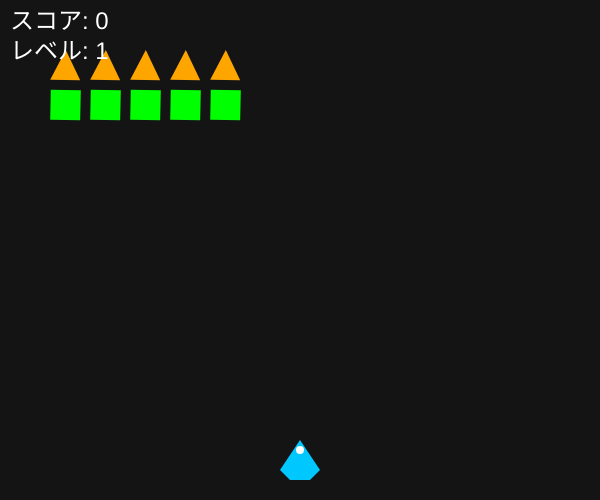
Frame 1 (no input)
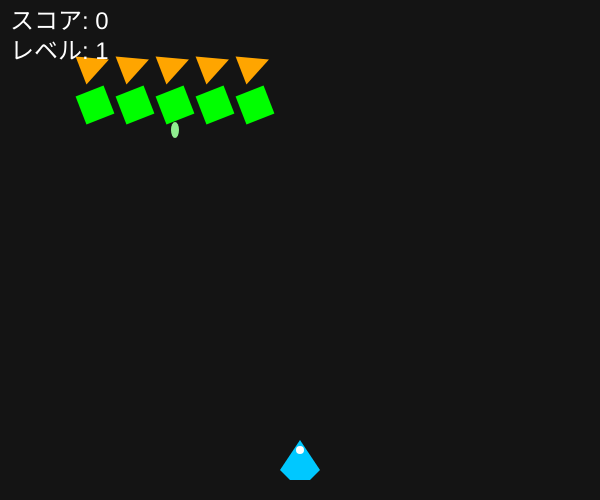
Frame 60 (no input)
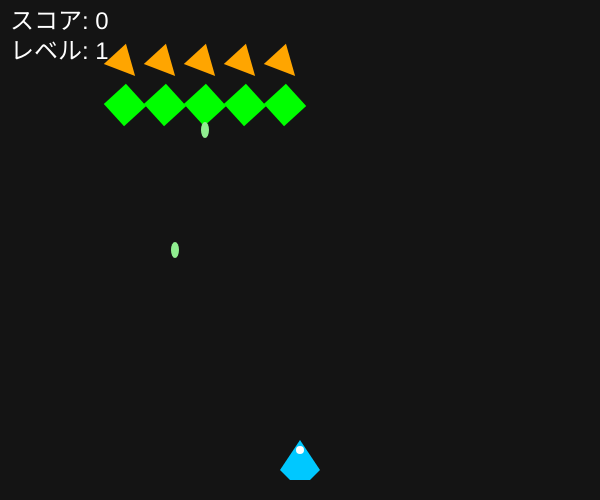
Frame 120 (the mouse pressed at the canvas centre since frame 60)

The p5.js sketch that drew these frames (run headless with seeded random() and noise() and a simulated clock; from frame 60 on, the mouse is pressed at the canvas centre):

// p5.js sketch
// ── sketch.js
// 最終課題を制作しよう

// 一般・宣言
let player;
let bullets = [];
let enemies = [];
let enemyBullets = [];
let enemyDirection = 1;
let score = 0;
let gameOver = false;
let retryButton;
let explosions = [];
let level = 1;
let enemySpeed = 0.5;
let lastKeyPressed = null; 

function setup() {
  createCanvas(600, 500);
  player = createPlayer();
  createEnemies();

  // リトライボタンを作成し、スタイルを適用
  retryButton = createButton('リトライ（もちろん）');
  retryButton.position(width / 2 - 85, height / 2 + 60);
  retryButton.mousePressed(restartGame);
  retryButton.style('padding', '10px 20px');
  retryButton.style('background-color', '#ff4757');
  retryButton.style('color', '#fff');
  retryButton.style('border-radius', '5px');
  retryButton.style('cursor', 'pointer');
  retryButton.hide();

  // ボタンのホバーエフェクト
  retryButton.mouseOver(() => {
    retryButton.style('background-color', '#ff6b81');
  });
  retryButton.mouseOut(() => {
    retryButton.style('background-color', '#ff4757');
  });
}

function draw() {
  background(20);

  if (gameOver) {
    displayGameOver();
    return;
  }

  hideRetryButton();

  movePlayer();
  drawPlayer();

  updateBullets();
  drawBullets();

  moveEnemies();
  drawEnemies();

  updateEnemyBullets();
  drawEnemyBullets();

  updateExplosions();
  drawExplosions();

  checkCollisions();

  // 全ての敵が倒れたら次のレベルへ
  if (enemies.every(enemy => !enemy.alive)) {
    level++;
    createEnemies();
  }

  displayScore();
}

function keyPressed() {
  if (keyCode === LEFT_ARROW) {
    lastKeyPressed = 'left';
    player.direction = -1;
  } else if (keyCode === RIGHT_ARROW) {
    lastKeyPressed = 'right';
    player.direction = 1;
  } else if (keyCode === 32) {
    bullets.push(createBullet(player.x + player.w / 2, player.y));
  }
}

function keyReleased() {
  if (keyCode === LEFT_ARROW) {
    if (lastKeyPressed === 'left') {
      if (keyIsDown(RIGHT_ARROW)) {
        lastKeyPressed = 'right';
        player.direction = 1;
      } else {
        lastKeyPressed = null;
        player.direction = 0;
      }
    }
  } else if (keyCode === RIGHT_ARROW) {
    if (lastKeyPressed === 'right') {
      if (keyIsDown(LEFT_ARROW)) {
        lastKeyPressed = 'left';
        player.direction = -1;
      } else {
        lastKeyPressed = null;
        player.direction = 0;
      }
    }
  }
}

// ===== プレイヤー関連の関数 =====
function createPlayer() {
  return {
    x: width / 2 - 20,
    y: height - 60,
    w: 40,
    h: 40,
    speed: 5,
    direction: 0
  };
}

function movePlayer() {
  player.x += player.direction * player.speed;
  player.x = constrain(player.x, 0, width - player.w);
}

function drawPlayer() {
  push();
  translate(player.x + player.w / 2, player.y + player.h / 2);
  noStroke();
  fill(0, 200, 255);
  // メインボディ
  beginShape();
  vertex(0, -player.h / 2); // ノーズ
  vertex(player.w / 2, player.h / 4); // 右翼
  vertex(player.w / 4, player.h / 2); // 右後部
  vertex(-player.w / 4, player.h / 2); // 左後部
  vertex(-player.w / 2, player.h / 4); // 左翼
  endShape(CLOSE);
  // コックピット
  fill(255);
  ellipse(0, -player.h / 4, player.w / 5, player.h / 5);
  pop();
}

// ===== 弾関連の関数 =====
function createBullet(x, y) {
  return {
    x: x - 4,
    y: y,
    w: 8,
    h: 16,
    speed: 7
  };
}

function updateBullets() {
  bullets = bullets.filter(bullet => {
    bullet.y -= bullet.speed;
    return bullet.y > -bullet.h;
  });
}

function drawBullets() {
  fill(173, 216, 230); // 水色
  noStroke();
  bullets.forEach(bullet => {
    ellipse(bullet.x + bullet.w / 2, bullet.y + bullet.h / 2, bullet.w, bullet.h);
  });
}

// ===== 敵関連の関数 =====
function createEnemies() {
  enemySpeed = 0.5 + (level - 1) * 0.2;

  let rows = min(2 + level - 1, 6); // 最大6行
  let cols = min(5 + (level - 1) * 2, 15); // 最大15列
  let enemyW = 30;
  let enemyH = 30;
  let spacing = 10;

  enemies = [];

  // 敵の種類を定義
  const enemyTypes = [
    {
      type: 'star',
      maxHealth: 5,
      colors: [
        [255, 215, 0], // ゴールド
        [255, 165, 0], // オレンジ
        [255, 140, 0], // ダークオレンジ
        [255, 69, 0],  // レッド
        [139, 0, 0]    // ダークレッド
      ]
    },
    {
      type: 'triangle',
      maxHealth: 2,
      colors: [
        [255, 165, 0], // オレンジ
        [255, 69, 0]   // レッド
      ]
    },
    {
      type: 'square',
      maxHealth: 3,
      colors: [
        [0, 255, 0],   // 緑
        [34, 139, 34], // フォレストグリーン
        [0, 100, 0]    // ダークグリーン
      ]
    },
    {
      type: 'pentagon',
      maxHealth: 4,
      colors: [
        [0, 191, 255], // ディープスカイブルー
        [65, 105, 225],// ロイヤルブルー
        [0, 0, 255],   // 青
        [25, 25, 112]  // ミッドナイトブルー
      ]
    },
    {
      type: 'hexagon',
      maxHealth: 5,
      colors: [
        [255, 0, 255],   // マゼンタ
        [138, 43, 226],  // ブルーバイオレット
        [139, 0, 139],   // ダークマゼンタ
        [75, 0, 130],    // インディゴ
        [128, 0, 128]    // 紫
      ]
    }
  ];

  // レベルに応じて敵タイプを選択
  let availableEnemyTypes = enemyTypes.filter(type => type.maxHealth <= level + 2);

  for (let i = 0; i < rows; i++) {
    let y = i * (enemyH + spacing) + 50;
    let typeIndex = i % availableEnemyTypes.length;
    createEnemyRow(y, cols, enemyW, enemyH, spacing, availableEnemyTypes[typeIndex]);
  }
}

function createEnemyRow(y, cols, enemyW, enemyH, spacing, enemyType) {
  for (let j = 0; j < cols; j++) {
    let x = j * (enemyW + spacing) + 50;
    enemies.push(createEnemy(x, y, enemyW, enemyH, enemyType));
  }
}

function createEnemy(x, y, w, h, enemyType) {
  return {
    x: x,
    y: y,
    w: w,
    h: h,
    health: enemyType.maxHealth,
    maxHealth: enemyType.maxHealth,
    type: enemyType.type,
    colors: enemyType.colors,
    alive: true
  };
}

function moveEnemies() {
  let edge = false;

  enemies.forEach(enemy => {
    enemy.x += enemyDirection * enemySpeed;
    if (enemy.x > width - enemy.w || enemy.x < 0) {
      edge = true;
    }
  });

  if (edge) {
    enemyDirection *= -1;
    enemies.forEach(enemy => {
      enemy.y += 20;
    });
  }

  // ランダムに弾を発射
  if (frameCount % max(60 - (level - 1) * 5, 20) === 0) {
    shootEnemyBullet();
  }
}

function shootEnemyBullet() {
  let aliveEnemies = enemies.filter(enemy => enemy.alive);
  if (aliveEnemies.length > 0) {
    let shooter = random(aliveEnemies);
    if (shooter) {
      let isSpecial = random(1) < 0.1; // 10%の確率で特殊な弾を発射
      enemyBullets.push(createEnemyBullet(shooter.x + shooter.w / 2, shooter.y + shooter.h, isSpecial));
    }
  }
}

function drawEnemies() {
  enemies.forEach(enemy => {
    if (enemy.alive) {
      drawEnemy(enemy);
    }
  });
}

function drawEnemy(enemy) {
  push();
  translate(enemy.x + enemy.w / 2, enemy.y + enemy.h / 2);
  noStroke();

  // 耐久値に応じて色を設定
  let colorIndex = enemy.maxHealth - enemy.health;
  let color = enemy.colors[colorIndex];
  fill(color[0], color[1], color[2]);

  rotate(frameCount / 50);

  // 形状を描画
  switch (enemy.type) {
    case 'star':
      drawStar(enemy.w / 2, enemy.w / 4);
      break;
    case 'triangle':
      triangle(
        -enemy.w / 2, enemy.h / 2,
        0, -enemy.h / 2,
        enemy.w / 2, enemy.h / 2
      );
      break;
    case 'square':
      rectMode(CENTER);
      rect(0, 0, enemy.w, enemy.h);
      break;
    case 'pentagon':
      drawPolygon(5, enemy.w / 2);
      break;
    case 'hexagon':
      drawPolygon(6, enemy.w / 2);
      break;
    default:
      ellipse(0, 0, enemy.w, enemy.h);
  }

  pop();
}

function drawPolygon(n, radius) {
  beginShape();
  for (let i = 0; i < n; i++) {
    let angle = TWO_PI / n * i - HALF_PI;
    vertex(cos(angle) * radius, sin(angle) * radius);
  }
  endShape(CLOSE);
}

function drawStar(outerRadius, innerRadius) {
  beginShape();
  for (let i = 0; i < 10; i++) {
    let angle = TWO_PI / 10 * i - HALF_PI;
    let radius = i % 2 === 0 ? outerRadius : innerRadius;
    vertex(cos(angle) * radius, sin(angle) * radius);
  }
  endShape(CLOSE);
}

// ===== 敵の弾関連の関数 =====
function createEnemyBullet(x, y, isSpecial = false) {
  return {
    x: x - 4,
    y: y,
    w: 8,
    h: 16,
    speed: isSpecial ? 1 : 2, // 特殊な弾は遅い
    isSpecial: isSpecial
  };
}

function updateEnemyBullets() {
  enemyBullets = enemyBullets.filter(bullet => {
    bullet.y += bullet.speed;
    return bullet.y < height + bullet.h;
  });
}

function drawEnemyBullets() {
  noStroke();
  enemyBullets.forEach(bullet => {
    if (bullet.isSpecial) {
      fill(255, 0, 255); // マゼンタ色の特殊な弾
    } else {
      fill(144, 238, 144); // 黄緑色の通常の弾
    }
    ellipse(bullet.x + bullet.w / 2, bullet.y + bullet.h / 2, bullet.w, bullet.h);
  });
}

// ===== 爆発エフェクト関連の関数 =====
function createExplosion(x, y, color = [255, 150, 0]) {
  let numParticles = 50; // パーティクルの数を増加
  for (let i = 0; i < numParticles; i++) {
    let angle = random(TWO_PI);
    let speed = random(2, 6); // スピードを増加
    let particleColor = [
      constrain(color[0] + random(-50, 50), 0, 255),
      constrain(color[1] + random(-50, 50), 0, 255),
      constrain(color[2] + random(-50, 50), 0, 255)
    ];
    explosions.push({
      x: x,
      y: y,
      vx: cos(angle) * speed,
      vy: sin(angle) * speed,
      alpha: 255,
      size: random(6, 12), // サイズを増加
      color: particleColor
    });
  }
}

function updateExplosions() {
  explosions = explosions.filter(p => {
    p.x += p.vx;
    p.y += p.vy;
    p.alpha -= 5;
    return p.alpha > 0;
  });
}

function drawExplosions() {
  noStroke();
  blendMode(ADD);
  explosions.forEach(p => {
    fill(p.color[0], p.color[1], p.color[2], p.alpha);
    ellipse(p.x, p.y, p.size);
  });
  blendMode(BLEND);
}

// ===== 衝突判定の関数 =====
function checkCollisions() {
  checkBulletHits();
  checkPlayerHit();
}

function checkBulletHits() {
  bullets = bullets.filter(bullet => {
    let hit = false;
    enemies.forEach(enemy => {
      if (enemy.alive && bulletHitsEnemy(bullet, enemy)) {
        enemy.health -= 1;
        if (enemy.health <= 0) {
          enemy.alive = false;
          score += 10;
          createExplosion(enemy.x + enemy.w / 2, enemy.y + enemy.h / 2, enemy.colors[enemy.colors.length - 1]);
        }
        hit = true;
      }
    });
    return !hit;
  });
}

function checkPlayerHit() {
  enemyBullets = enemyBullets.filter(bullet => {
    if (bulletHitsPlayer(bullet, player)) {
      gameOver = true;
      return false;
    }
    return true;
  });

  enemies.forEach(enemy => {
    if (enemy.alive && enemy.y + enemy.h >= player.y) {
      gameOver = true;
    }
  });
}

// ===== 当たり判定の関数 =====
function bulletHitsEnemy(bullet, enemy) {
  return bullet.x < enemy.x + enemy.w &&
         bullet.x + bullet.w > enemy.x &&
         bullet.y < enemy.y + enemy.h &&
         bullet.y + bullet.h > enemy.y;
}

function bulletHitsPlayer(bullet, player) {
  return bullet.x < player.x + player.w &&
         bullet.x + bullet.w > player.x &&
         bullet.y < player.y + player.h &&
         bullet.y + bullet.h > player.y;
}

// ===== ゲームオーバー時の表示 =====
function displayGameOver() {
  // 背景を半透明の黒で覆う
  fill(0, 0, 0, 200);
  rect(0, 0, width, height);

  // ゲームオーバーのテキスト
  textSize(60);
  fill(255, 0, 0);
  textAlign(CENTER, CENTER);
  text('GAME OVER', width / 2, height / 2 - 40);

  // スコアの表示
  textSize(30);
  fill(255);
  text('スコア: ' + score, width / 2, height / 2 + 10);

  retryButton.show();
  noLoop();
}

// ===== リトライボタンを非表示にする関数 =====
function hideRetryButton() {
  if (retryButton.elt.style.display !== 'none') {
    retryButton.hide();
  }
}

// ===== スコアの表示 =====
function displayScore() {
  fill(255);
  textSize(24);
  textAlign(LEFT, TOP);
  text('スコア: ' + score, 10, 10);
  text('レベル: ' + level, 10, 40); // レベルの表示
}

// ===== ゲームをリスタートする関数 =====
function restartGame() {
  player = createPlayer();
  bullets = [];
  enemies = [];
  enemyBullets = [];
  enemyDirection = 1;
  score = 0;
  gameOver = false;
  explosions = [];
  level = 1;
  enemySpeed = 0.5;
  lastKeyPressed = null;

  createEnemies();
  retryButton.hide();
  loop();
}
